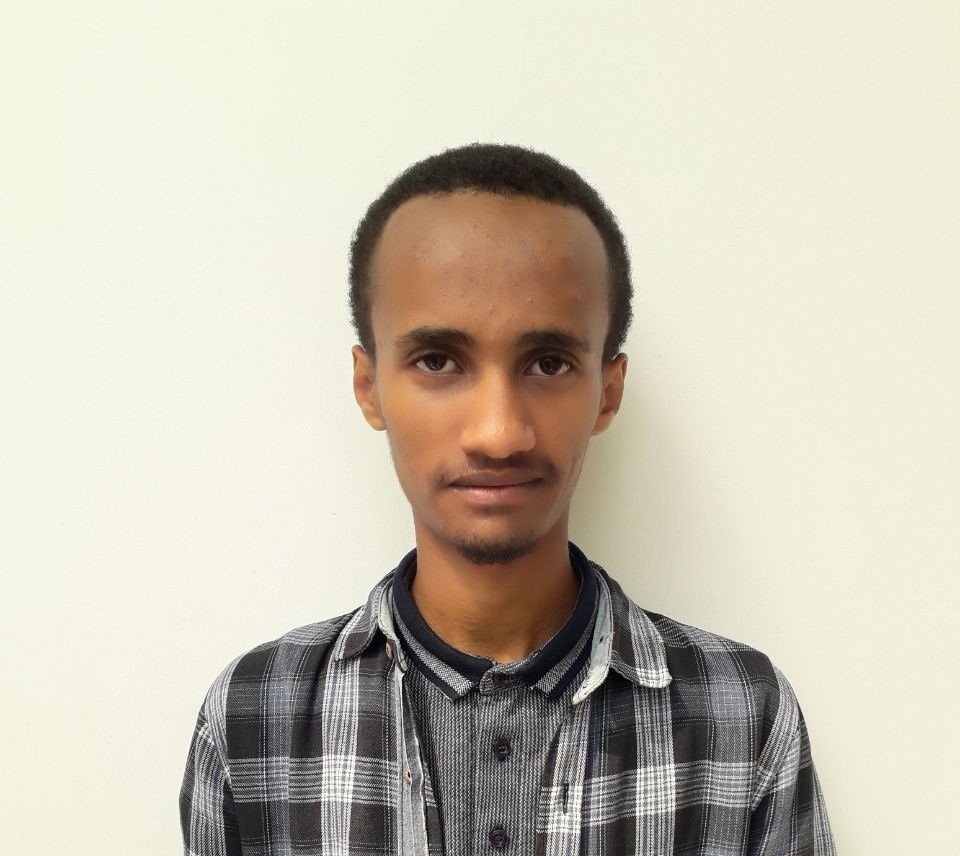
#> input picture src/image 2 crop.jpg, 960 x 856 px
$ python -i preprocess.py   (imports and definitions only)
#> lines starting #> are read from the running program, lines starting #| are printed output that depends on the picture
import cv2
from PIL import Image
import numpy as np
import rembg


def detect_face(image_array):
    # Load the pre-trained face detector from OpenCV
    face_cascade = cv2.CascadeClassifier(cv2.data.haarcascades + 'haarcascade_frontalface_default.xml')

    # Convert the image to grayscale for face detection
    gray_image = cv2.cvtColor(image_array, cv2.COLOR_BGR2GRAY)

    # Detect faces in the image
    faces = face_cascade.detectMultiScale(gray_image, scaleFactor=1.3, minNeighbors=5)

    if len(faces) > 0:
        # Get the coordinates of the first detected face
        x, y, w, h = faces[0]

        # Crop the face from the original image
        face = image_array[y:y+h, x:x+w]

        return face
    else:
        return None


def preprocess(image):
#> called with image = '../image 2 crop.jpg'
    with Image.open(image) as img:
#> img is the input picture: PIL image 960x856 RGB; mean R, G, B 203.1, 197.1, 181.4
        img = img.convert("L")
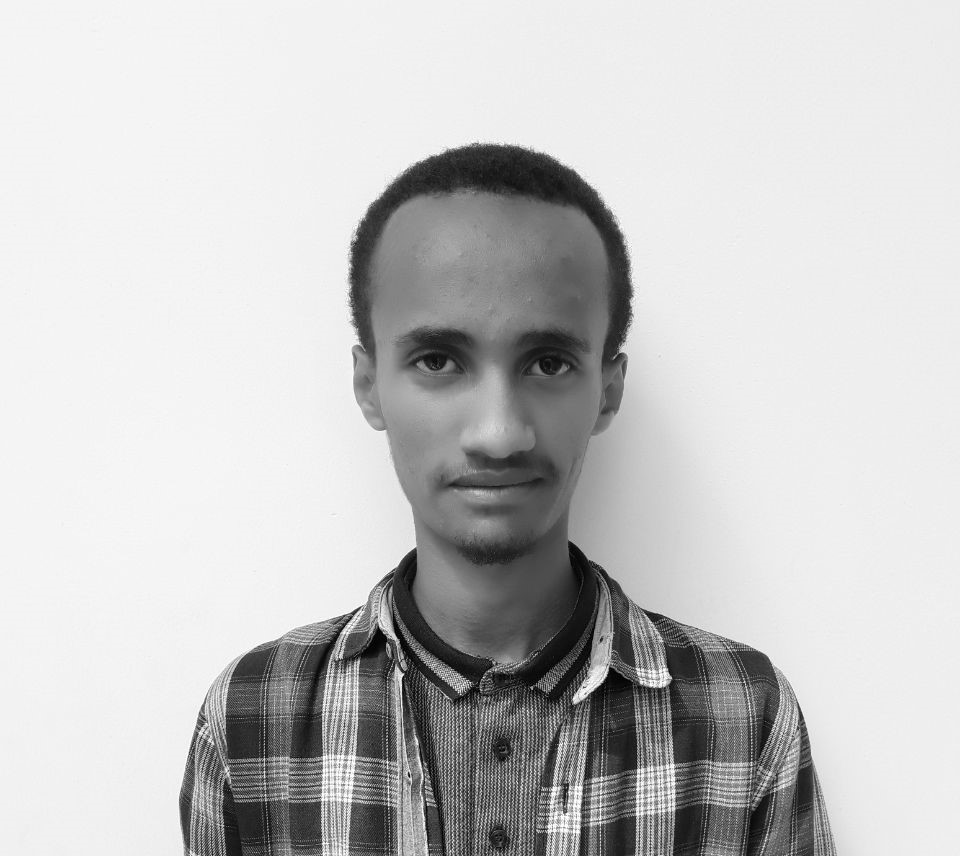
#> img: PIL image 960x856 L; min 0, max 255, mean 197.2
        img_array = np.array(img)
#> (the run stopped early here; a loop or call above may not have finished)
